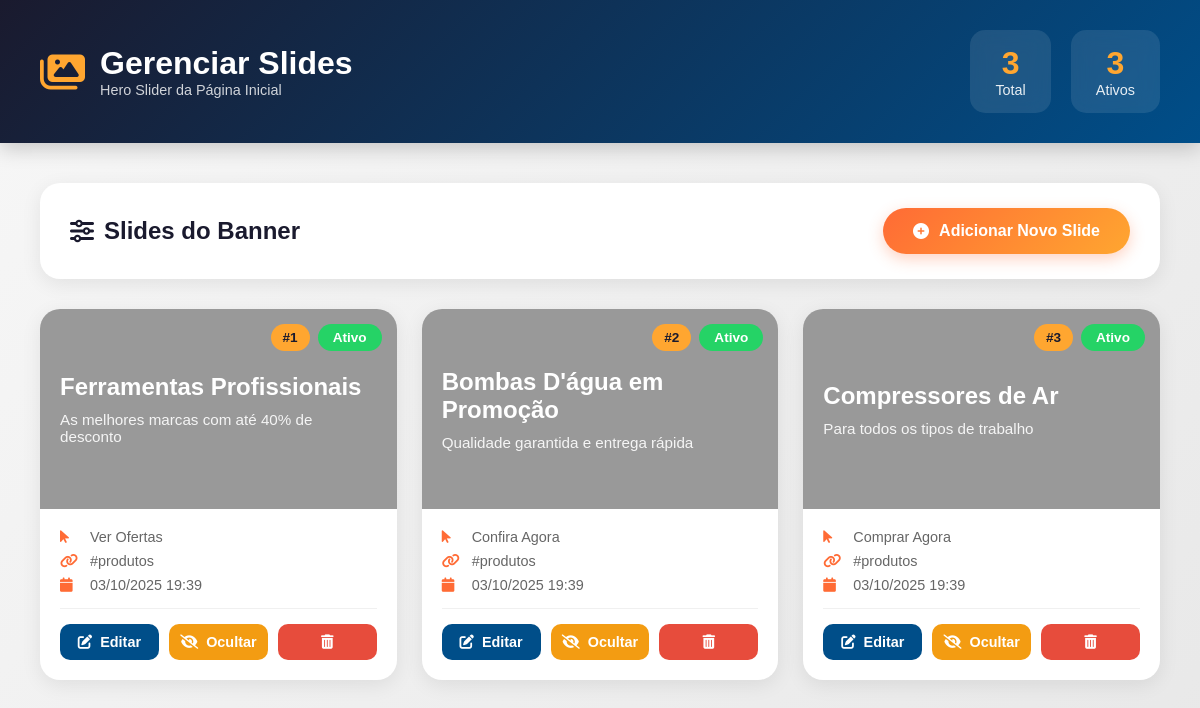
Screenshot of /admin/slides/slide.php with the database file from the repository.
### tables this page shows
CREATE TABLE IF NOT EXISTS slides (
    id INT AUTO_INCREMENT PRIMARY KEY,
    titulo VARCHAR(255) NOT NULL,
    subtitulo TEXT,
    texto_botao VARCHAR(100) DEFAULT 'Ver Ofertas',
    link_botao VARCHAR(255) DEFAULT '#produtos',
    imagem_url VARCHAR(255),
    ordem INT DEFAULT 0,
    ativo BOOLEAN DEFAULT 1,
    criado_em TIMESTAMP DEFAULT CURRENT_TIMESTAMP,
    atualizado_em TIMESTAMP DEFAULT CURRENT_TIMESTAMP ON UPDATE CURRENT_TIMESTAMP
);

### admin/slides/slide.php (the view, shortened to what this page needs)
<?php
include '../../config/conexao.php';
$sql = "SELECT * FROM slides ORDER BY ordem ASC, id ASC";
$result = $conn->query($sql);
$totalSlides = $result->num_rows;
$slidesAtivos = $conn->query("SELECT COUNT(*) as total FROM slides WHERE ativo = 1")->fetch_assoc()['total'];
?>
<!DOCTYPE html>
<html lang="pt-BR">
<head>
    <link rel="stylesheet" href="https://cdnjs.cloudflare.com/ajax/libs/font-awesome/6.4.0/css/all.min.css">
</head>
<body>
    <div class="admin-header">
        <div class="admin-header-content">
            <div class="admin-title">
                <i class="fas fa-images"></i>
                <div>
                    <h1>Gerenciar Slides</h1>
                    <p style="opacity: 0.8; font-size: 0.9rem;">Hero Slider da Página Inicial</p>
                </div>
            </div>
            <div class="admin-stats">
                <div class="stat-box">
                    <div class="number"><?= $totalSlides ?></div>
                    <div class="label">Total</div>
                </div>
                <div class="stat-box">
                    <div class="number"><?= $slidesAtivos ?></div>
                    <div class="label">Ativos</div>
                </div>
            </div>
        </div>
    </div>
    <div class="admin-container">
        <div class="action-bar">
            <h2>
                <i class="fas fa-sliders-h"></i>
                Slides do Banner
            </h2>
            <a href="criar_slide.php" class="btn-add">
                <i class="fas fa-plus-circle"></i>
                Adicionar Novo Slide
            </a>
        </div>
        <?php if ($totalSlides > 0): ?>
            <div class="slides-grid">
                <?php while ($slide = $result->fetch_assoc()): ?>
                    <div class="slide-card">
                        <div class="slide-preview" style="background-image: url('../../<?= htmlspecialchars($slide['imagem_url']) ?>');">
                            <div class="slide-badges">
                                <span class="badge-ordem">#<?= $slide['ordem'] ?></span>
                                <span class="badge-status <?= $slide['ativo'] ? 'ativo' : 'inativo' ?>">
                                    <?= $slide['ativo'] ? 'Ativo' : 'Inativo' ?>
                                </span>
                            </div>
                            <div class="slide-preview-content">
                                <h3><?= htmlspecialchars($slide['titulo']) ?></h3>
                                <p><?= htmlspecialchars($slide['subtitulo']) ?></p>
                            </div>
                        </div>
                        <div class="slide-info">
                            <div class="slide-details">
                                <div class="slide-detail-item">
                                    <i class="fas fa-mouse-pointer"></i>
                                    <span><?= htmlspecialchars($slide['texto_botao']) ?></span>
                                </div>
                                <div class="slide-detail-item">
                                    <i class="fas fa-link"></i>
                                    <span><?= htmlspecialchars($slide['link_botao']) ?></span>
                                </div>
                                <div class="slide-detail-item">
                                    <i class="fas fa-calendar"></i>
                                    <span><?= date('d/m/Y H:i', strtotime($slide['atualizado_em'])) ?></span>
                                </div>
                            </div>
                            <div class="slide-actions">
                                <a href="editar_slide.php?id=<?= $slide['id'] ?>" class="btn-edit">
                                    <i class="fas fa-edit"></i> Editar
                                </a>
                                <a href="toggle_slide.php?id=<?= $slide['id'] ?>" class="btn-toggle">
                                    <i class="fas fa-eye<?= $slide['ativo'] ? '-slash' : '' ?>"></i>
                                    <?= $slide['ativo'] ? 'Ocultar' : 'Ativar' ?>
                                </a>
                                <a href="deletar_slide.php?id=<?= $slide['id'] ?>" class="btn-delete">
                                    <i class="fas fa-trash-alt"></i>
                                </a>
                            </div>
                        </div>
                    </div>
                <?php endwhile; ?>
            </div>
        <?php endif; ?>
    </div>
</body>
</html>

### admin/slides/slide.php (style rules this page uses)
* { margin: 0; padding: 0; box-sizing: border-box; }
:root { --primary: #FF6B35; --secondary: #004E89; --accent: #FFA630; --dark: #1A1A2E; --light: #F7F7F7; --white: #FFFFFF; --success: #25D366; --error: #e74c3c; --warning: #f39c12; }
body { font-family: 'Arial', sans-serif; background: linear-gradient(135deg, var(--light) 0%, #e8e8e8 100%); min-height: 100vh; padding: 0; }
.admin-header { background: linear-gradient(135deg, var(--dark) 0%, var(--secondary) 100%); color: white; padding: 30px 0; box-shadow: 0 5px 20px rgba(0, 0, 0, 0.2); }
.admin-header-content { max-width: 1400px; margin: 0 auto; padding: 0 40px; display: flex; justify-content: space-between; align-items: center; flex-wrap: wrap; gap: 20px; }
.admin-title { display: flex; align-items: center; gap: 15px; }
.admin-title h1 { font-size: 2rem; font-weight: 700; }
.admin-title i { font-size: 2.5rem; color: var(--accent); }
.admin-stats { display: flex; gap: 20px; align-items: center; }
.stat-box { background: rgba(255, 255, 255, 0.1); padding: 15px 25px; border-radius: 15px; text-align: center; backdrop-filter: blur(10px); }
.stat-box .number { font-size: 2rem; font-weight: bold; color: var(--accent); }
.stat-box .label { font-size: 0.9rem; opacity: 0.9; }
.admin-container { max-width: 1400px; margin: 40px auto; padding: 0 40px; }
.action-bar { background: var(--white); padding: 25px 30px; border-radius: 20px; box-shadow: 0 5px 20px rgba(0, 0, 0, 0.08); margin-bottom: 30px; display: flex; justify-content: space-between; align-items: center; flex-wrap: wrap; gap: 20px; }
.action-bar h2 { color: var(--dark); font-size: 1.5rem; display: flex; align-items: center; gap: 10px; }
.btn-add { background: linear-gradient(135deg, var(--primary) 0%, var(--accent) 100%); color: white; padding: 14px 30px; border-radius: 50px; text-decoration: none; font-weight: 600; display: inline-flex; align-items: center; gap: 10px; transition: all 0.3s ease; box-shadow: 0 5px 15px rgba(255, 107, 53, 0.3); font-size: 1rem; }
.slides-grid { display: grid; grid-template-columns: repeat(auto-fill, minmax(350px, 1fr)); gap: 25px; margin-top: 20px; }
.slide-card { background: var(--white); border-radius: 20px; overflow: hidden; box-shadow: 0 5px 20px rgba(0, 0, 0, 0.08); transition: all 0.3s ease; position: relative; }
.slide-preview { width: 100%; height: 200px; background-size: cover; background-position: center; position: relative; }
.slide-preview::before { content: ''; position: absolute; top: 0; left: 0; width: 100%; height: 100%; background: rgba(0, 0, 0, 0.4); }
.slide-preview-content { position: relative; z-index: 2; padding: 20px; color: white; height: 100%; display: flex; flex-direction: column; justify-content: center; }
.slide-preview-content h3 { font-size: 1.5rem; margin-bottom: 10px; }
.slide-preview-content p { font-size: 0.95rem; opacity: 0.9; }
.slide-badges { position: absolute; top: 15px; right: 15px; z-index: 3; display: flex; gap: 8px; }
.badge-status { padding: 6px 15px; border-radius: 20px; font-size: 0.85rem; font-weight: 600; }
.badge-status.ativo { background: var(--success); color: white; }
.badge-ordem { background: var(--accent); color: var(--dark); padding: 6px 12px; border-radius: 20px; font-size: 0.85rem; font-weight: bold; }
.slide-info { padding: 20px; }
.slide-details { margin-bottom: 15px; }
.slide-detail-item { display: flex; align-items: center; gap: 10px; margin-bottom: 8px; color: #666; font-size: 0.9rem; }
.slide-detail-item i { color: var(--primary); width: 20px; }
.slide-actions { display: flex; gap: 10px; padding-top: 15px; border-top: 1px solid #f0f0f0; }
.btn-edit, .btn-delete, .btn-toggle { flex: 1; padding: 10px; border-radius: 10px; text-decoration: none; font-weight: 600; font-size: 0.9rem; display: flex; align-items: center; justify-content: center; gap: 8px; transition: all 0.3s ease; border: none; cursor: pointer; }
.btn-edit { background: var(--secondary); color: white; }
.btn-delete { background: var(--error); color: white; }
.btn-toggle { background: var(--warning); color: white; }
.slide-card { animation: fadeIn 0.5s ease-out; }

### rows the page displays
slides: ordem "1", ativo "Ativo", titulo "Ferramentas Profissionais", subtitulo "As melhores marcas com até 40% de desconto", texto_botao "Ver Ofertas", link_botao "#produtos", atualizado_em "03/10/2025 19:39"
slides: ordem "2", ativo "Ativo", titulo "Bombas D'água em Promoção", subtitulo "Qualidade garantida e entrega rápida", texto_botao "Confira Agora", link_botao "#produtos", atualizado_em "03/10/2025 19:39"
slides: ordem "3", ativo "Ativo", titulo "Compressores de Ar", subtitulo "Para todos os tipos de trabalho", texto_botao "Comprar Agora", link_botao "#produtos", atualizado_em "03/10/2025 19:39"

### other values shown
$totalSlides "3"
$slidesAtivos "3"
